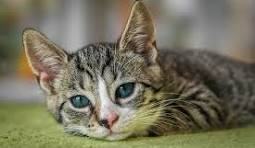
#> input picture clean_images/catty2.jpg, 255 x 148 px, found by its file name; its folder holds only this picture in this run
$ python degradation.py
#> lines starting #> are read from the running program, lines starting #| are printed output that depends on the picture
import cv2
import numpy as np
import os

def add_blur_and_noise(image, psf_size=(5, 5), noise_std=10):
    # Add blur using a uniform Point Spread Function (PSF)
    psf = np.ones(psf_size) / (psf_size[0] * psf_size[1])
    blurred = cv2.filter2D(image, -1, psf)

    # Add Gaussian noise
    noise = np.random.normal(0, noise_std, blurred.shape).astype(np.float32)
    degraded = blurred + noise
    degraded = np.clip(degraded, 0, 255).astype(np.uint8)

    return degraded

def degrade_images(input_folder, output_folder, psf_size=(5, 5), noise_std=5):
#> called with input_folder = 'clean_images', output_folder = 'degraded_images', psf_size = (5, 5), noise_std = 20
    if not os.path.exists(output_folder):
        os.makedirs(output_folder)

    for filename in os.listdir(input_folder):
        file_path = os.path.join(input_folder, filename)
        image = cv2.imread(file_path, cv2.IMREAD_GRAYSCALE)
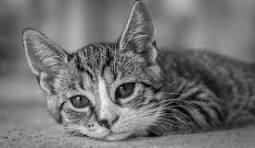
#> image: shape (148, 255); min 0, max 246, mean 112.6
        if image is None:
            continue

        degraded = add_blur_and_noise(image, psf_size, noise_std)
#> in add_blur_and_noise, `blurred = cv2.filter2D(image, -1, psf)`:
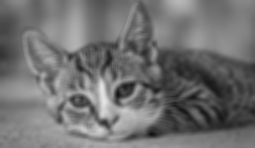
#> blurred: shape (148, 255); min 16, max 229, mean 112.6
#> in add_blur_and_noise, `degraded = blurred + noise`:
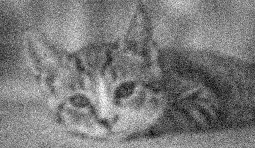
#> degraded: shape (148, 255) float32; min -22.41, max 257.6, mean 112.5; drawn with min black and max white
        output_path = os.path.join(output_folder, filename)
        cv2.imwrite(output_path, degraded)

# Example usage:
if __name__ == "__main__":
    degrade_images("clean_images", "degraded_images", psf_size=(5, 5), noise_std=20)
